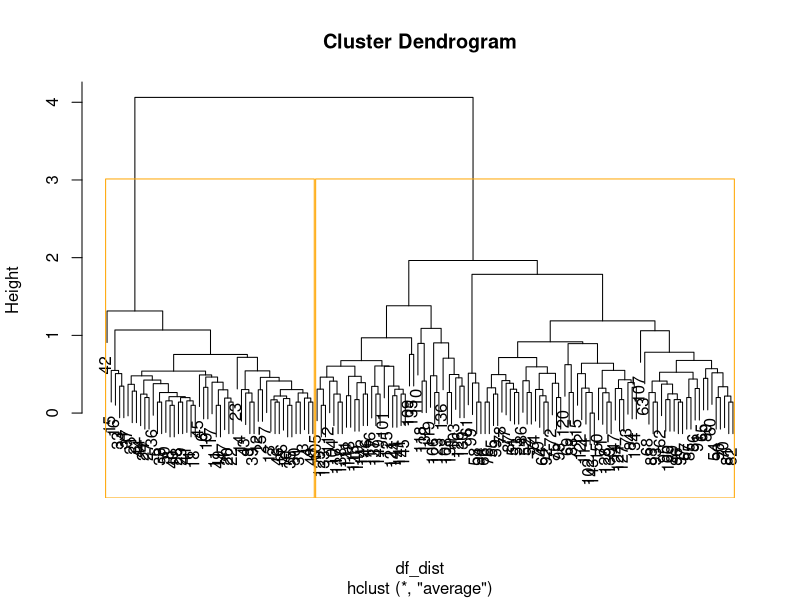

Reproduce this figure in R.
# Today we going to talk about Hierarchical clustering, 
# The objective of these methods is to group clusters to form a new one,
# or separate an existing one to give rise to two others, so that the distance function is minimized 
# or some similarity measure is maximized. Hierarchical methods can be divided into agglomerative and 
# divisive.

# Agglomerative Hierarchical clustering: It starts at individual 
# leaves and successfully merges clusters together. Its a Bottom-up approach.
# While 
# Divisive Hierarchical clustering: It starts at the root and 
# recursively split the clusters. It’s a top-down approach.

# So, in the first step, we have as many points as the number of clusters
# and we gradually merge more and more clusters until all points are in one clusters
# In each step the cluster that are close together are always merged
# To know how closest points are, we need to calculate distance between two points
# And connect points


library(dplyr)
df <- iris
df <- df[,1:4]
# Finding distance matrix
df_dist <- dist(df, method = 'euclidean')
df_dist

set.seed(123) # Setting seed

# Trainning Dataset
h_clust <- hclust(df_dist, method = "average")
h_clust

# Plotting dendrogram
plot(h_clust)

# Cutting tree by number of clusters
fit <- cutree(h_clust, k = 2 )
fit

table(fit)
rect.hclust(h_clust, k = 2, border = "orange")

cluster_df <- as.data.frame(fit)
df_final <- cbind(df, cluster_df)
